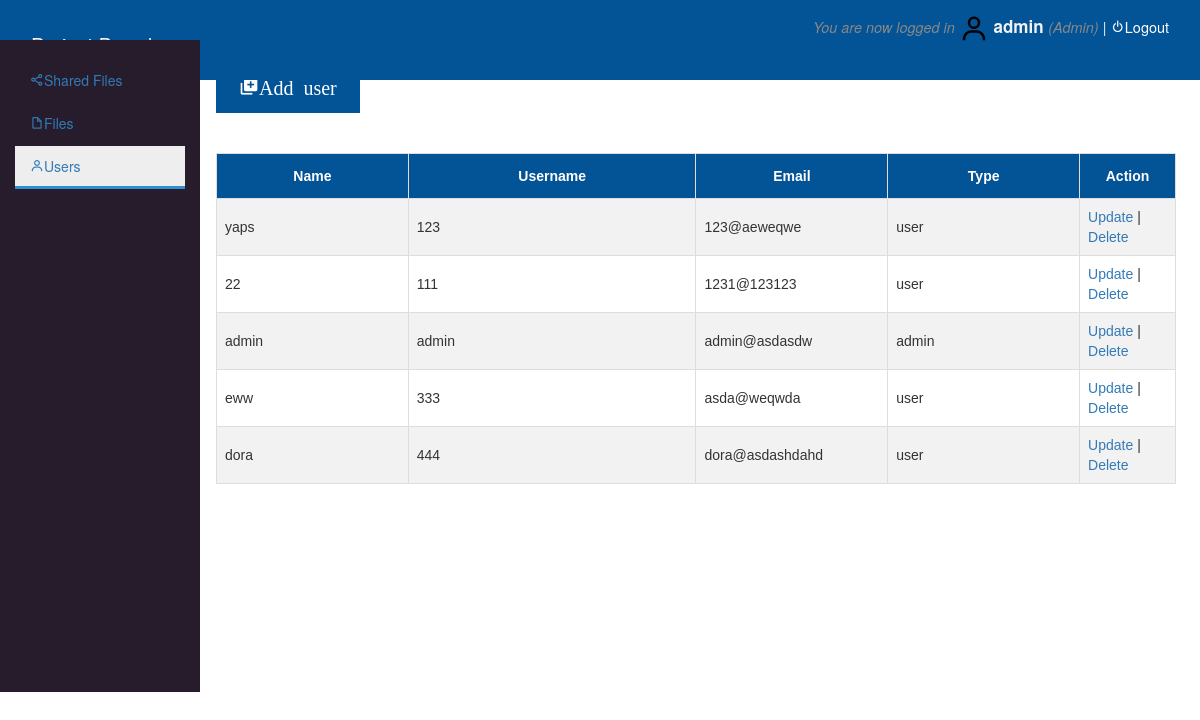
The page /admin/home.php?page=user (signed in) on the database its author committed.
### tables this page shows
CREATE TABLE `users` (
  `id` int(10) NOT NULL,
  `username` varchar(100) NOT NULL,
  `name` varchar(100) NOT NULL,
  `email` varchar(100) NOT NULL,
  `user_type` varchar(100) NOT NULL,
  `password` varchar(100) NOT NULL
);

### admin/user.php (the view, shortened to what this page needs)
<?php
$conn = mysqli_connect("localhost","root","") or die (mysqli_error($conn));
$sql = "SELECT * FROM users";
$q = mysqli_query($conn,$sql) or die (mysqli_error($conn));
?>
<!DOCTYPE html>
<html>
<head>
	<link rel="stylesheet" type="text/css" href="../css/button.css">
	<link rel="stylesheet" type="text/css" href="../css/tables.css">
</head>
<body>
	<div id="content">
		<div id="create_user">
		   	<a href="create_user.php"> <i class='bx bxs-add-to-queue'>Add user</i></a>
		</div>
		<br>
		<br>
		<div id=card-body>
			<table width="100%">
			  <tr>
			    <th width="20%">Name</th>
			    <th width="30%">Username</th>
			    <th width="20%">Email</th>
			    <th width="20%">Type</th>
			    <th width="30%">Action</th>
			  </tr>
			  		<?php
						while($r = mysqli_fetch_assoc($q))
						{
					?>
			 	<tr>
			 		<td><?php echo $r['name'];?></td>
					<td><?php echo $r['username'];?></td>
					<td><?php echo $r['email'];?></td>
					<td><?php echo $r['user_type'];?></td>
					<?php $user_id = $r['id']?>
					<td>
						<a href = "home.php?page=update&id=<?php echo $user_id;?>"> Update </a> |
						<a href = "home.php?page=delete&id=<?php echo $user_id;?>&name=<?php echo $r['name'];?>"> Delete </a>
					</td>
			 	</tr>
			 		<?php
						}
					?>
			</table>
		</div>
	</div>
</body>
</html>

### admin/home.php (shortened to what this page needs)
<!DOCTYPE html>
<html>
<head>
</head>
<body>
	<body>
	<?php include 'topbar_admin.php' ?>
	<br/>
	<br/>
	<?php include 'navbar_admin.php' ?>
	</body>
</body>
</html>

### admin/topbar_admin.php (shortened to what this page needs)
<link rel="stylesheet" type="text/css" href="../css/topbar.css">
<link rel="stylesheet" type="text/css" href="../css/login.css">
<link href='https://unpkg.com/boxicons@2.0.9/css/boxicons.min.css' rel='stylesheet'>
<nav class="topbar" style="padding:0;">
  <div class="container-fluid">
        <div class="logo">
          <h2>Project Board</h2>
        </div>
      <div class="user-logout">
        <div class="message">
              <small>
                  <i style="color: #888;"><?php if (isset($_SESSION['success'])) : ?>
                            <?php
                              echo $_SESSION['success'];
                            ?>
                          <?php endif ?></i>
              </small>
              <img src="../images/user.png" >
                   <?php  if (isset($_SESSION['user'])) : ?>
                      <strong><?php echo $_SESSION['user']['name']; ?></strong>
                      <small>
                        <i  style="color: #888;">(<?php echo ucfirst($_SESSION['user']['user_type']); ?>)</i>
                        | <a href="../index.php?logout='1'" style="color: white;"> <i class='bx bx-power-off' ></i>Logout</a>
                      </small>
                    <?php endif ?>
        </div>
      </div>
  </div>
</nav>

### admin/navbar_admin.php (shortened to what this page needs)
<?php $load = (isset($_GET['page']) && $_GET['page'] != '') ? $_GET['page'] : '';?>
<link rel="stylesheet" type="text/css" href="../css/sidebar.css">
<link rel="stylesheet" type="text/css" href="https://cdnjs.cloudflare.com/ajax/libs/twitter-bootstrap/3.3.6/css/bootstrap.min.css">
<link href='https://unpkg.com/boxicons@2.0.9/css/boxicons.min.css' rel='stylesheet'>
<div class="col-sm-3 col-md-2 sidebar">
  <ul class="nav nav-sidebar">
    <br/>
    <li <?php if($load == 'share') {echo 'class="active"';} ?>><a href="home.php?page=share"><i class='bx bx-share-alt'></i>Shared Files</a></li>
    <li <?php if($load == 'files') {echo 'class="active"';} ?>><a href="home.php?page=files"><i class='bx bx-file-blank'></i>Files</a></li>
    <li <?php if($load == 'user') {echo 'class="active"';} ?>><a href="home.php?page=user"><i class='bx bx-user'></i>Users</a></li>
  </ul>
</div>
<?php
          switch ($load) {
            case 'user':
                require_once('user.php');
                break;
          }
?>

### css/topbar.css (style rules this page uses)
.topbar { overflow: hidden; background-color: #035397; position: fixed; top: 0; width: 100%; }
.logo h2 { float: left; display: block; color: #f2f2f2; text-align: center; padding: 14px 16px; text-decoration: none; font-size: 20px; }
.user-logout .message { float: right; display: block; color: #f2f2f2; text-align: center; padding: 14px 16px; text-decoration: none; font-size: 17px; }

### css/login.css (style rules this page uses)
* { margin: 0px; padding: 0px; }
body { font-size: 120%; background: #F8F8FF; }

### css/sidebar.css (style rules this page uses)
.sidebar { margin: 0; padding: 0; top: 1; width: 200px; background-color: #261C2C; height: 652px; overflow: auto; }
.nav li { border-bottom: 3px solid rgba(0, 0, 0, 0); }
.nav li.active { border-bottom: 3px solid #338ecf; background-color: #eee; }

### css/button.css (style rules this page uses)
#create_user { font-family: Arial, Helvetica, sans-serif; border-collapse: collapse; font-size: 20px; text-decoration: none; }
#create_user a { background-color: #035397; color: white; padding: 10px 23px; text-align: center; text-decoration: none; display: inline-block; }

### css/tables.css (style rules this page uses)
#content { margin-top: 2%; margin-left: 18%; width: 80%; }
#card-body { font-family: Arial, Helvetica, sans-serif; border-collapse: collapse; width: 100%; }
#card-body td, th { border: 1px solid #ddd; padding: 8px; }
#card-body tr:nth-child(even) { background-color: #f2f2f2; }
#card-body th { padding-top: 12px; padding-bottom: 12px; text-align: left; background-color: #035397; color: white; text-align: center; }

### rows shown on the page
users: name "yaps", username "123", email "123@aeweqwe", user_type "user"
users: name "22", username "111", email "1231@123123", user_type "user"
users: name "admin", username "admin", email "admin@asdasdw", user_type "admin"
users: name "eww", username "333", email "asda@weqwda", user_type "user"
users: name "dora", username "444", email "dora@asdashdahd", user_type "user"

### other values the page prints
$_SESSION['success'] "You are now logged in"
$_SESSION['user']['name'] "admin"
$_SESSION['user']['user_type'] "Admin"
